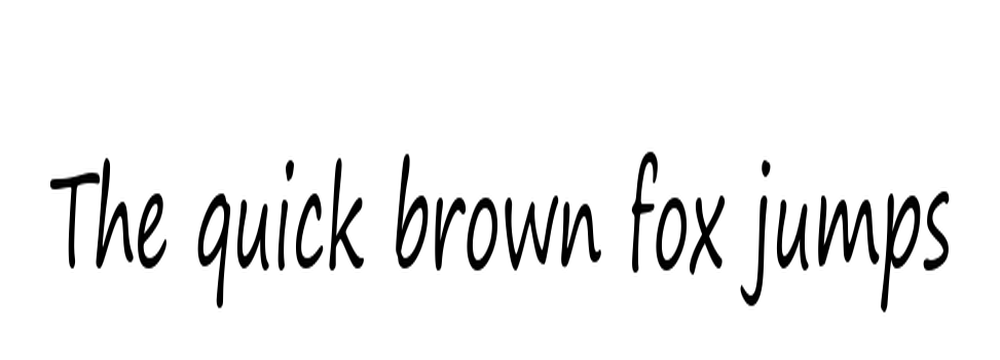
#> input picture python/samples/note_clear.png, 1000 x 360 px
$ python -i image_ops.py   (imports and definitions only)
#> lines starting #> are read from the running program, lines starting #| are printed output that depends on the picture; after the words box and inside, x2 and y2 are one past the last pixel; in counts of white or black regions, pixels touching at a corner belong together
#> further down, picture is the input picture: shape (360, 1000, 3); min 0, max 255, mean 239.7
import cv2
import numpy as np


def decode_image(data):
    array = np.frombuffer(data, dtype=np.uint8).copy()
    image = cv2.imdecode(array, cv2.IMREAD_COLOR)
    if image is None:
        raise ValueError("Invalid image")
    return image


def resize_image(image, max_width=800, max_height=600):
    height, width = image.shape[:2]
    if width <= max_width and height <= max_height:
        return image
    scale = min(max_width / width, max_height / height)
    new_width = max(1, int(width * scale))
    new_height = max(1, int(height * scale))
    return cv2.resize(image, (new_width, new_height), interpolation=cv2.INTER_AREA)


def to_grayscale(image):
    if image.ndim == 2:
        return image
    return cv2.cvtColor(image, cv2.COLOR_BGR2GRAY)


def preprocess_image(image):
    gray = to_grayscale(image)
    blur = cv2.GaussianBlur(gray, (3, 3), 0)
    _, binary = cv2.threshold(blur, 0, 255, cv2.THRESH_BINARY_INV + cv2.THRESH_OTSU)
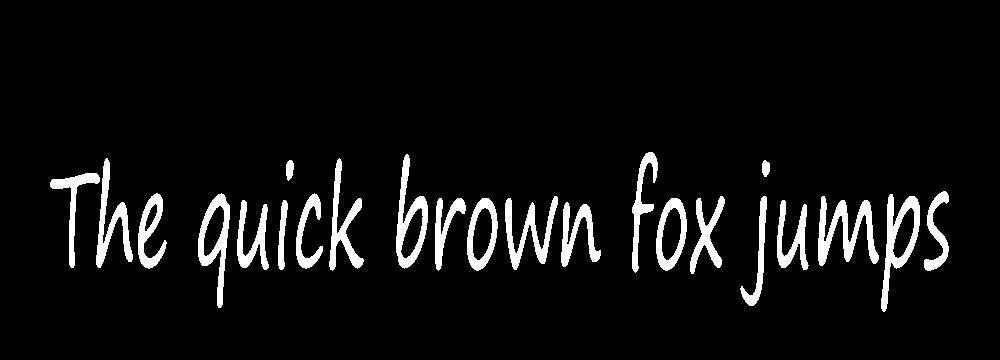
#> binary: shape (360, 1000); 6.3% white; 23 white regions, largest, box (x1, y1, x2, y2) and area: (818, 196, 879, 266) 1751, (881, 194, 920, 312) 1552, (396, 154, 428, 269) 1392
    return binary

>>> import cv2
>>> picture = cv2.imread('../../samples/note_clear.png')
>>> result = preprocess_image(picture)

$ run again, on python/samples/note_lines.png
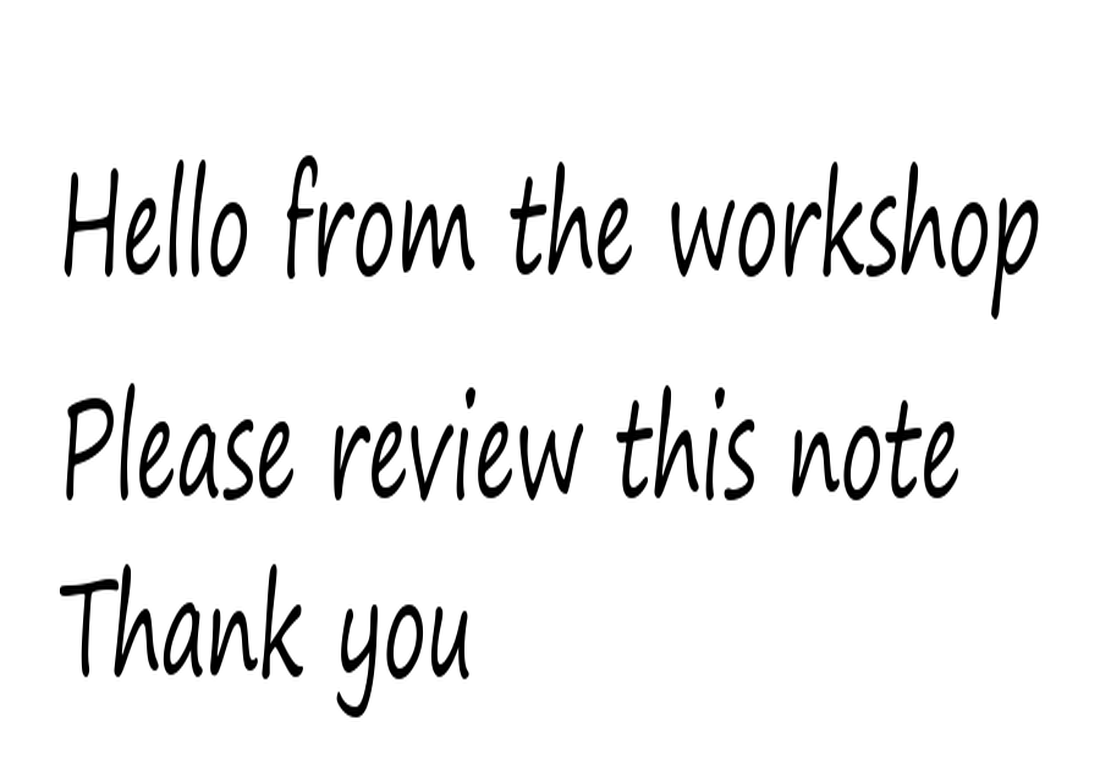
#> input picture python/samples/note_lines.png, 1100 x 760 px
#> picture is the input picture: shape (760, 1100, 3); min 0, max 255, mean 237.6
#> in preprocess_image, `_, binary = cv2.threshold(blur, 0, 255, cv2.THRESH_BINARY_INV + cv2.TH..`:
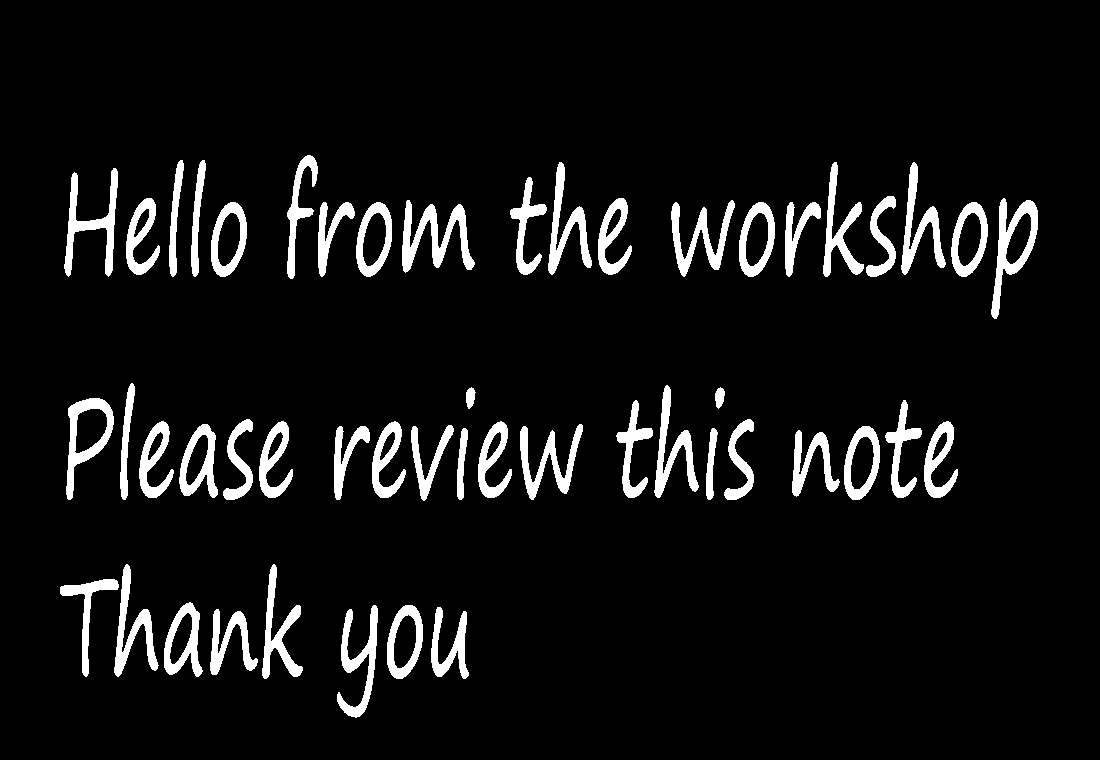
#> binary: shape (760, 1100); 7.1% white; 50 white regions, largest, box (x1, y1, x2, y2) and area: (402, 200, 475, 273) 2126, (991, 198, 1038, 319) 1880, (64, 168, 118, 277) 1793

$ run again, on python/samples/note_tall.png
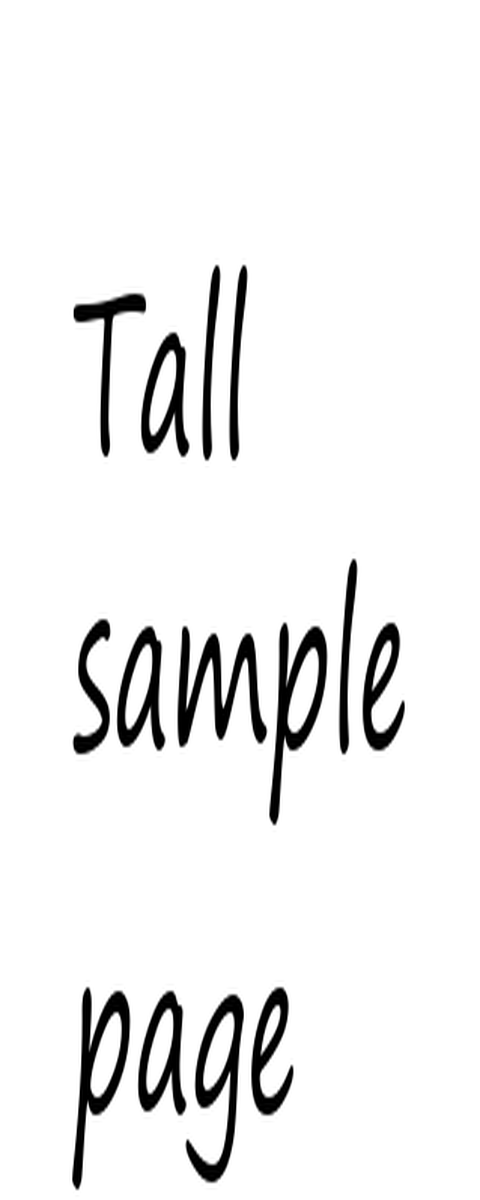
#> input picture python/samples/note_tall.png, 480 x 1200 px
#> picture is the input picture: shape (1200, 480, 3); min 0, max 255, mean 238.9
#> in preprocess_image, `_, binary = cv2.threshold(blur, 0, 255, cv2.THRESH_BINARY_INV + cv2.TH..`:
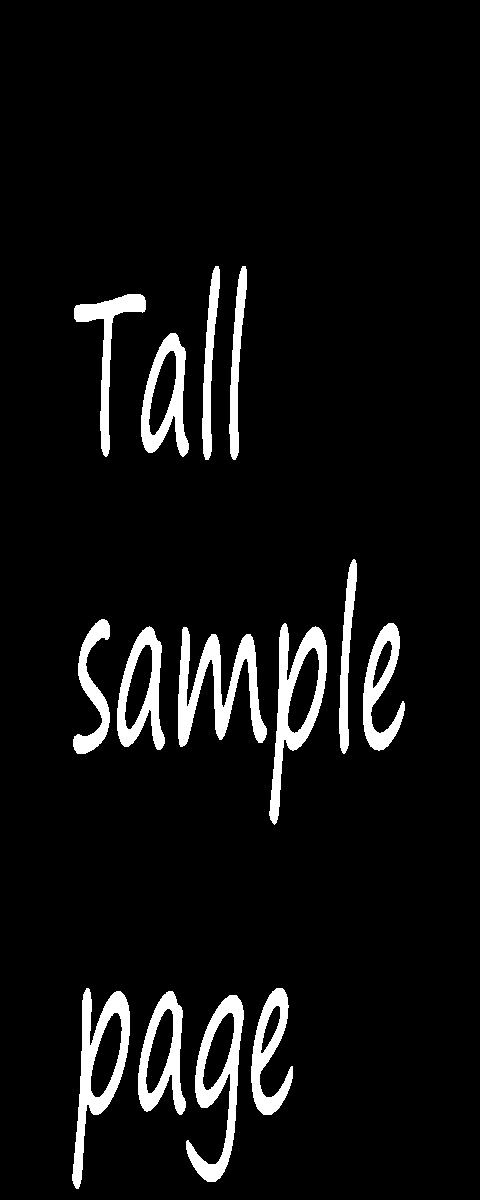
#> binary: shape (1200, 480); 6.5% white; 14 white regions, largest, box (x1, y1, x2, y2) and area: (178, 627, 267, 747) 4284, (269, 623, 327, 825) 3801, (72, 988, 130, 1189) 3800

$ run again, on python/samples/note_wide.png
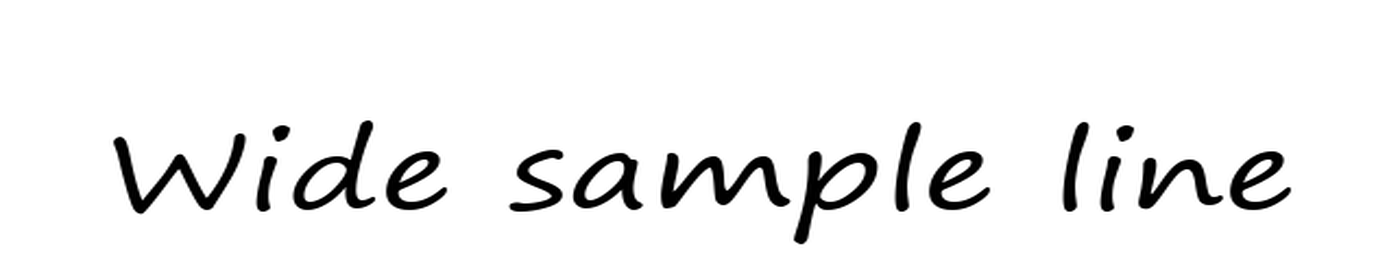
#> input picture python/samples/note_wide.png, 1400 x 280 px
#> picture is the input picture: shape (280, 1400, 3); min 0, max 255, mean 239.9
#> in preprocess_image, `_, binary = cv2.threshold(blur, 0, 255, cv2.THRESH_BINARY_INV + cv2.TH..`:
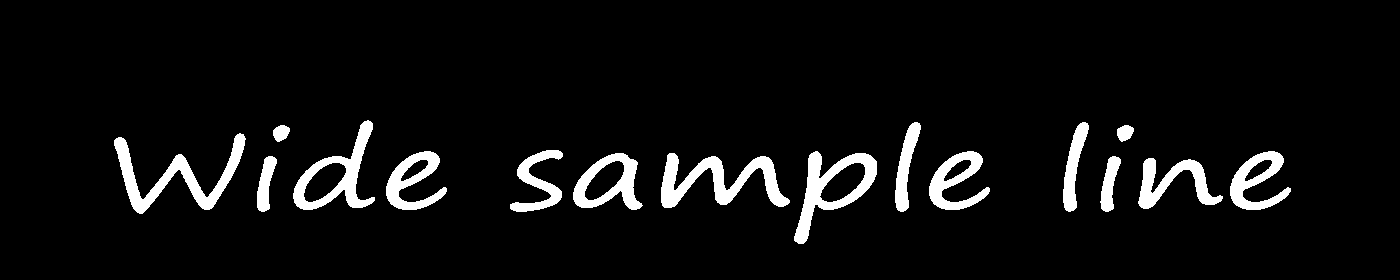
#> binary: shape (280, 1400); 6.1% white; 16 white regions, largest, box (x1, y1, x2, y2) and area: (661, 153, 790, 208) 2849, (114, 133, 246, 214) 2817, (794, 151, 877, 244) 2518
